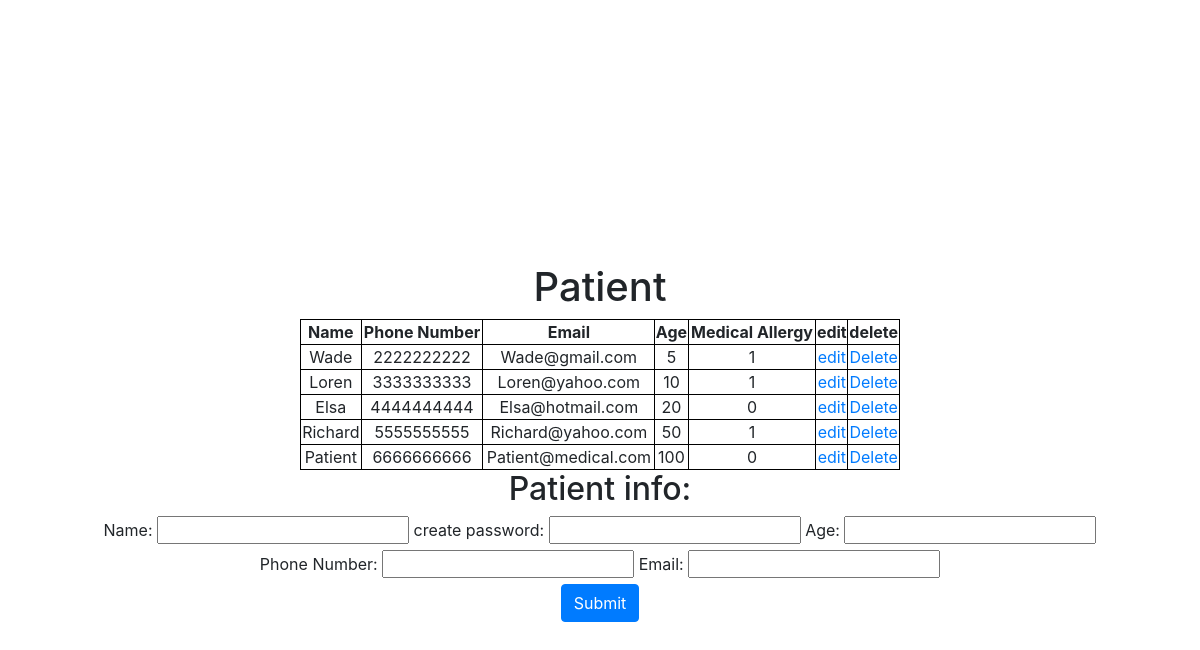
The page /adminPages/dataEntryForm.php (lower part) on the database as committed earlier.
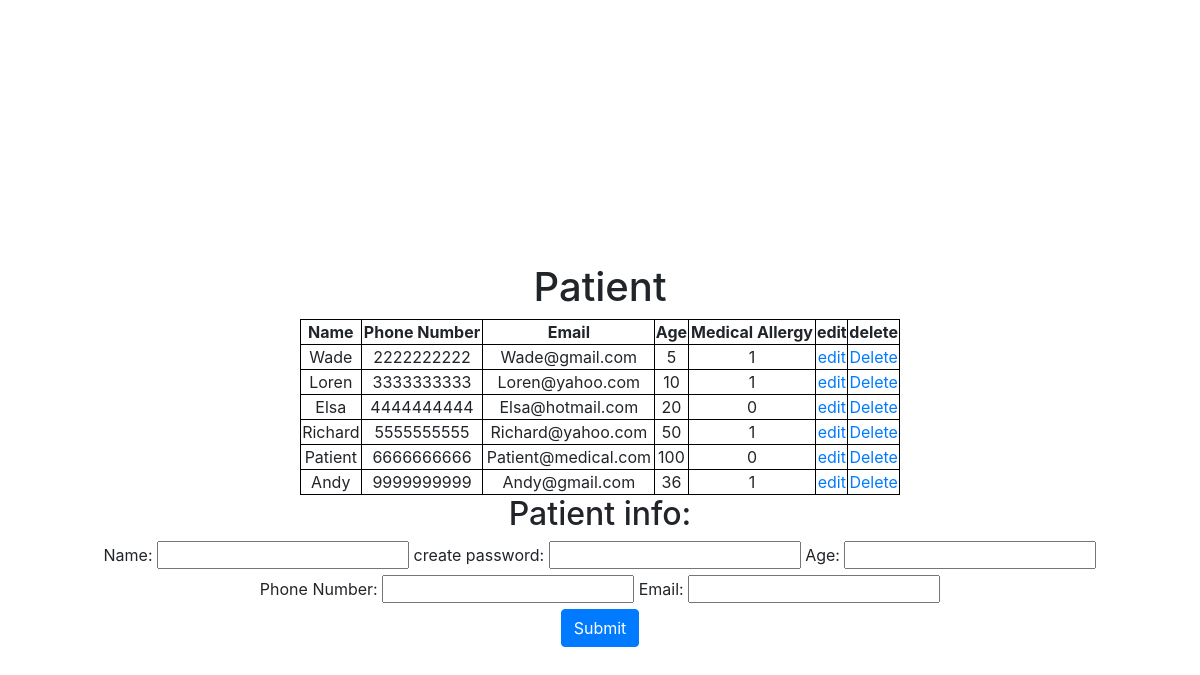
The same page on the database as committed later.
### tables this page shows
CREATE TABLE PATIENT (
	Patient_id           INT AUTO_INCREMENT,
    Primary_physician_id INT,
    Specialist_approved  BOOLEAN DEFAULT false,
    Name                 VARCHAR(20) NOT NULL,
    Password             VARCHAR(255) NOT NULL,
    Phone_number         CHAR(10) UNIQUE NOT NULL,
    Email                VARCHAR(254) UNIQUE,
    Age                  INT,
    Medical_allergy      BOOLEAN NOT NULL DEFAULT false,
    PRIMARY KEY (Patient_id),
    FOREIGN KEY (Primary_physician_id) REFERENCES DOCTOR(Doctor_id)
);

### adminPages/dataEntryForm.php (the view, shortened to what this page needs)
 <?php
require_once "../php/config.php";
$sql = "SELECT Name, Phone_number, Email , Age, Medical_allergy, Specialist_approved, Patient_id FROM PATIENT";
$result = mysqli_query($db, $sql);
$PtableResult = "";
if ($result->num_rows > 0) {
  while($row = $result-> fetch_assoc()) {
    $PtableResult .= "<tr>" . "<td>" . $row["Name"] . "</td><td>" . $row["Phone_number"] . "</td><td>" .
                    $row["Email"] . "</td><td>" . $row["Age"] . "</td>" . "</td><td>" . $row["Medical_allergy"] . "</td>" .
                     "</td><td> <a href='../adminPages/editPatient.php?update_Pid=" . $row["Patient_id"]  . "'>edit</a> </td>" . "</td><td> <a href='../adminPages/dataEntryForm.php?delete_Pid=" .
                     $row["Patient_id"] . "'>Delete</a> </td>"  . "<tr>";
  }
}
?>
<!doctype html>
<html lang="en">
<head>
  <link rel="stylesheet" href="../css/style.css">
  <link rel="stylesheet" href="https://stackpath.bootstrapcdn.com/bootstrap/4.3.1/css/bootstrap.min.css"
>
</head>
<section id="dataEntry">
</section>
<section id="dataEntry">
<form action="" method="POST">
<br><br><br>
              <h1>Patient</h1>
              <table  class = "center" border="6">
              <thead class="thead">
                <tr>
                  <th>Name</th>
                  <th>Phone Number</th>
                  <th>Email</th>
                  <th>Age</th>
                  <th>Medical Allergy</th>
                  <th>edit</th>
                  <th>delete</th>
                </tr>
                <?php echo $PtableResult;?>
              </thead>
            </table>
              <h2> Patient info:  </h2>
              <label for="Pname">Name:</label>
              <input type="text" id="Pname" name="Pname" maxlength="20">
              <label for="PPWord">create password:</label>
              <input type="text" id="PPWord" name="PPWord">
              <label for="PAge">Age:</label>
              <input type="number" id="PAge" name="PAge">
              <br>
              <label for="PPhoneNum">Phone Number:</label>
              <input type="text" id="PPhoneNum" name="PPhoneNum" maxlength="10">
              <label for="PEmail">Email:</label>
              <input type="text" id="PEmail" name="PEmail" maxlength="30">
              <br>
              <button type="submit" class="btn btn-primary" name="SubmitP" id="dataentrysubmitbtn">Submit</button>
              </form>
</section>
</body>
</html>

### css/style.css (style rules this page uses)
html { height: 100%; }
input { font-family: Dotum,'돋움',Helvetica,sans-serif; }
* { padding: 0px; margin: 0px; box-sizing: border-box; }
table { width: 600px; }
#dataEntry { width: 100%; background: center center; background-size: cover; position: relative; margin-top: 100px; height: 130%; text-align: center; }
#dataEntry form { margin: 0 auto; width:1000px; }

### adminPages/dataEntryForm.php (style rules this page uses)
table.center { margin-left: auto; margin-right: auto; }

Rows that differ between the two databases and show on the page:
added patient: Name "Andy", Phone_number "9999999999", Email "Andy@gmail.com", Age "36", Medical_allergy "1"
